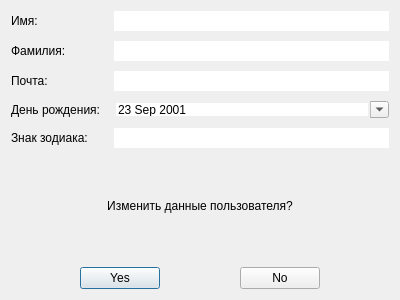
<?xml version="1.0" encoding="UTF-8"?>
<ui version="4.0">
 <class>ChangeDialog</class>
 <widget class="QDialog" name="ChangeDialog">
  <property name="windowModality">
   <enum>Qt::WindowModal</enum>
  </property>
  <property name="geometry">
   <rect>
    <x>0</x>
    <y>0</y>
    <width>400</width>
    <height>300</height>
   </rect>
  </property>
  <property name="windowTitle">
   <string>Change dialog</string>
  </property>
  <property name="windowIcon">
   <iconset resource="../resources.qrc">
    <normaloff>:/icon/icons/change_icon.png</normaloff>:/icon/icons/change_icon.png</iconset>
  </property>
  <layout class="QGridLayout" name="gridLayout_3" rowstretch="1,0">
   <item row="1" column="0">
    <layout class="QGridLayout" name="gridLayout_2">
     <property name="spacing">
      <number>10</number>
     </property>
     <item row="1" column="0">
      <spacer name="horizontalSpacer">
       <property name="orientation">
        <enum>Qt::Horizontal</enum>
       </property>
       <property name="sizeHint" stdset="0">
        <size>
         <width>40</width>
         <height>20</height>
        </size>
       </property>
      </spacer>
     </item>
     <item row="1" column="4">
      <spacer name="horizontalSpacer_2">
       <property name="orientation">
        <enum>Qt::Horizontal</enum>
       </property>
       <property name="sizeHint" stdset="0">
        <size>
         <width>40</width>
         <height>20</height>
        </size>
       </property>
      </spacer>
     </item>
     <item row="1" column="1">
      <widget class="QPushButton" name="YespBtn">
       <property name="text">
        <string>Yes</string>
       </property>
      </widget>
     </item>
     <item row="1" column="2">
      <spacer name="horizontalSpacer_3">
       <property name="orientation">
        <enum>Qt::Horizontal</enum>
       </property>
       <property name="sizeHint" stdset="0">
        <size>
         <width>40</width>
         <height>20</height>
        </size>
       </property>
      </spacer>
     </item>
     <item row="1" column="3">
      <widget class="QPushButton" name="NopBtn">
       <property name="text">
        <string>No</string>
       </property>
      </widget>
     </item>
     <item row="0" column="0" colspan="5">
      <widget class="QLabel" name="label">
       <property name="text">
        <string>Изменить данные пользователя?</string>
       </property>
       <property name="alignment">
        <set>Qt::AlignCenter</set>
       </property>
      </widget>
     </item>
    </layout>
   </item>
   <item row="0" column="0">
    <layout class="QGridLayout" name="gridLayout">
     <property name="spacing">
      <number>10</number>
     </property>
     <item row="2" column="0">
      <widget class="QLabel" name="EmailL">
       <property name="text">
        <string>Почта: </string>
       </property>
      </widget>
     </item>
     <item row="1" column="0">
      <widget class="QLabel" name="LastNameL">
       <property name="text">
        <string>Фамилия: </string>
       </property>
      </widget>
     </item>
     <item row="3" column="0">
      <widget class="QLabel" name="BirthDayL">
       <property name="text">
        <string>День рождения: </string>
       </property>
      </widget>
     </item>
     <item row="4" column="0">
      <widget class="QLabel" name="ZodiacSignL">
       <property name="text">
        <string>Знак зодиака: </string>
       </property>
      </widget>
     </item>
     <item row="0" column="0">
      <widget class="QLabel" name="FirstNameL">
       <property name="text">
        <string>Имя: </string>
       </property>
      </widget>
     </item>
     <item row="0" column="1">
      <widget class="QLineEdit" name="FirstNameLE">
       <property name="frame">
        <bool>false</bool>
       </property>
      </widget>
     </item>
     <item row="1" column="1">
      <widget class="QLineEdit" name="LastNameLE">
       <property name="frame">
        <bool>false</bool>
       </property>
      </widget>
     </item>
     <item row="2" column="1">
      <widget class="QLineEdit" name="EmailLE">
       <property name="frame">
        <bool>false</bool>
       </property>
       <property name="readOnly">
        <bool>true</bool>
       </property>
      </widget>
     </item>
     <item row="3" column="1">
      <widget class="QDateEdit" name="BirthDayDE">
       <property name="frame">
        <bool>false</bool>
       </property>
       <property name="buttonSymbols">
        <enum>QAbstractSpinBox::NoButtons</enum>
       </property>
       <property name="maximumDate">
        <date>
         <year>2023</year>
         <month>12</month>
         <day>31</day>
        </date>
       </property>
       <property name="minimumDate">
        <date>
         <year>1922</year>
         <month>1</month>
         <day>1</day>
        </date>
       </property>
       <property name="calendarPopup">
        <bool>true</bool>
       </property>
       <property name="date">
        <date>
         <year>2001</year>
         <month>9</month>
         <day>23</day>
        </date>
       </property>
      </widget>
     </item>
     <item row="4" column="1">
      <widget class="QLineEdit" name="ZodiacSignLE">
       <property name="frame">
        <bool>false</bool>
       </property>
       <property name="readOnly">
        <bool>true</bool>
       </property>
      </widget>
     </item>
    </layout>
   </item>
  </layout>
 </widget>
 <resources>
  <include location="../resources.qrc"/>
 </resources>
 <connections/>
</ui>
